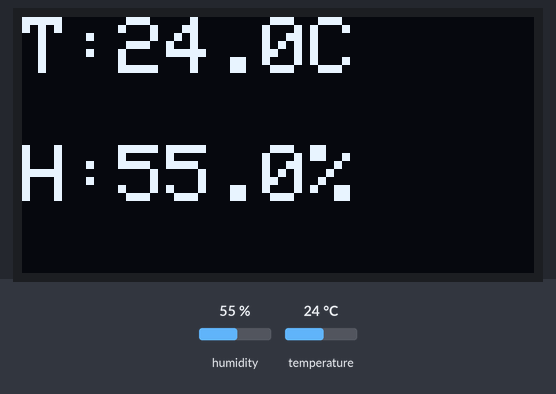
Bench run of a sketch on a simulated ESP32. Shown: 128×64 one-colour display. Wiring (inferred from the names in the program): AHT10/20 sensor at I2C address 0x38. The inputs (shaded band) are chosen by the test bench; at power-on: humidity 55 %, temperature 24 °C. What the sketch prints to the serial monitor is not drawn.

Above: at 1.5 s.
1.6 s: humidity set to 22 %
At 3.5 s:
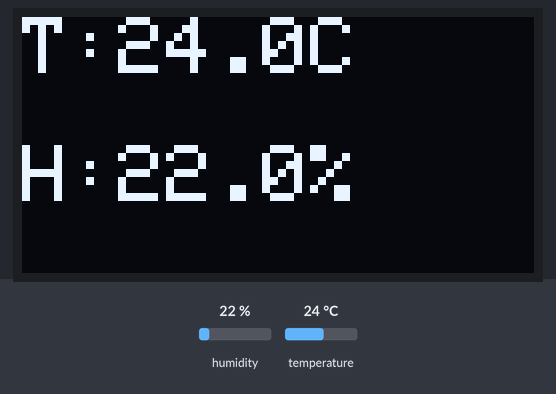
4.2 s: temperature set to 12 °C
At 5.7 s:
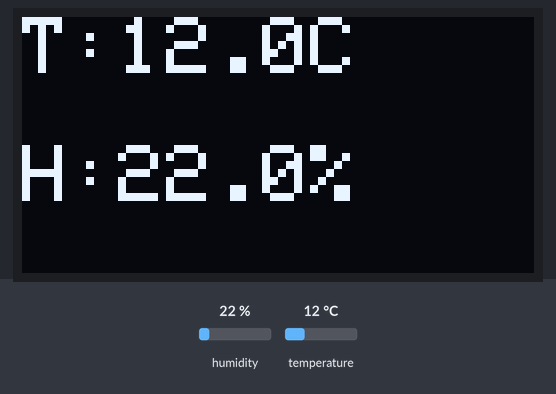
8.5 s: humidity set to 40 %
At 10.1 s:
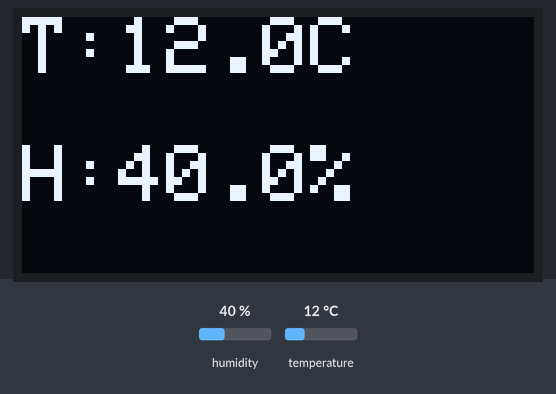
10.8 s: temperature set to 19 °C
At 12.3 s:
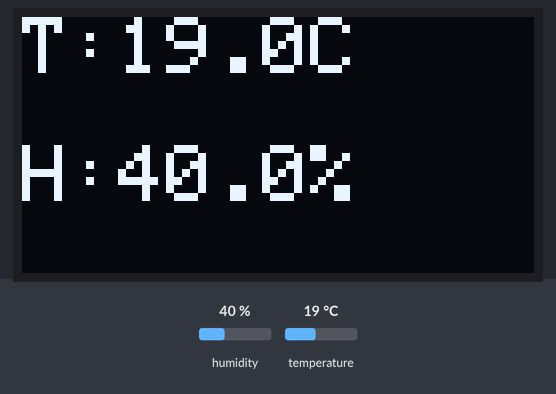
Timing chart, 0 to 13.8 s (numbered marks = the images above; inputs shaded):
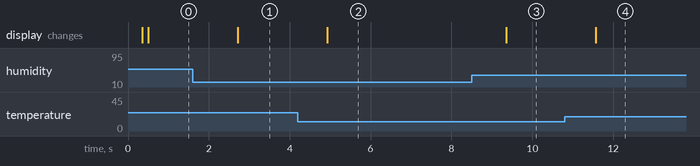

The sketch:

sketch_jul14a.ino
```cpp
#include <Wire.h>
#include <WiFi.h>
#include <WebServer.h>
#include <WebSocketsServer.h>

#include <Adafruit_GFX.h>
#include <Adafruit_SSD1306.h>

// OLED
#define OLED_W 128
#define OLED_H 64
#define OLED_I2C 0x3C

// AHT20
#define AHT20_ADDR 0x38

// I2C pins
#define SDA_PIN 17
#define SCL_PIN 18

Adafruit_SSD1306 oled(OLED_W, OLED_H, &Wire, -1);

// WiFi AP
const char* ssid = "ESP32_AHT20_DEMO";
const char* pass = "12345678";

// network
WebServer http(80);
WebSocketsServer ws(81);

// simple page
const char PAGE[] PROGMEM = R"rawliteral(
<!doctype html>
<html>
<head>
<meta charset="utf-8">
<meta name="viewport" content="width=device-width,initial-scale=1">
<title>AHT20</title>
<style>
body{font-family:sans-serif;padding:20px}
.box{margin:12px 0;padding:14px;border:1px solid #ddd;border-radius:10px}
.val{font-size:40px}
</style>
</head>
<body>

<h2>ESP32 Sensor</h2>

<div class="box">
  <div>Temperature</div>
  <div class="val" id="t">--</div>
</div>

<div class="box">
  <div>Humidity</div>
  <div class="val" id="h">--</div>
</div>

<div id="s">connecting...</div>

<script>
let t = document.getElementById('t');
let h = document.getElementById('h');
let s = document.getElementById('s');

function start(){
  let sock = new WebSocket(`ws://${location.hostname}:81/`);

  sock.onopen = ()=> s.innerText="connected";
  sock.onclose = ()=> { s.innerText="retry..."; setTimeout(start,800); };

  sock.onmessage = (e)=>{
    try{
      let d = JSON.parse(e.data);
      if(d.t!=null) t.innerText=d.t.toFixed(1);
      if(d.h!=null) h.innerText=d.h.toFixed(1);
    }catch{}
  };
}
start();
</script>

</body>
</html>
)rawliteral";


// --- sensor ---

void ahtInit() {
  Wire.beginTransmission(AHT20_ADDR);
  Wire.write(0xBE);
  Wire.write(0x08);
  Wire.write(0x00);
  Wire.endTransmission();
  delay(10);
}

bool ahtRead(float &t, float &h) {
  Wire.beginTransmission(AHT20_ADDR);
  Wire.write(0xAC);
  Wire.write(0x33);
  Wire.write(0x00);
  if (Wire.endTransmission() != 0) return false;

  delay(80);

  Wire.requestFrom(AHT20_ADDR, 6);
  if (Wire.available() != 6) return false;

  uint8_t d[6];
  for (int i = 0; i < 6; i++) d[i] = Wire.read();

  uint32_t rh = (((uint32_t)d[1] << 16) | ((uint32_t)d[2] << 8) | d[3]) >> 4;
  h = rh * 100.0f / 1048576.0f;

  uint32_t rt = (((uint32_t)(d[3] & 0x0F)) << 16) | ((uint32_t)d[4] << 8) | d[5];
  t = rt * 200.0f / 1048576.0f - 50.0f;

  return true;
}


// --- ws debug ---
void wsEvent(uint8_t id, WStype_t type, uint8_t*, size_t) {
  if (type == WStype_CONNECTED) {
    Serial.printf("client %u connected\n", id);
  } else if (type == WStype_DISCONNECTED) {
    Serial.printf("client %u left\n", id);
  }
}


// --- setup ---
void setup() {
  Serial.begin(115200);
  delay(300);

  Wire.begin(SDA_PIN, SCL_PIN);

  if (!oled.begin(SSD1306_SWITCHCAPVCC, OLED_I2C)) {
    Serial.println("OLED fail");
    while (1);
  }

  oled.clearDisplay();
  oled.setTextSize(2);
  oled.setCursor(0, 0);
  oled.print("Boot");
  oled.display();

  ahtInit();

  WiFi.softAP(ssid, pass);
  IPAddress ip = WiFi.softAPIP();

  Serial.println(ip);

  oled.clearDisplay();
  oled.setTextSize(1);
  oled.setCursor(0, 0);
  oled.println("AP ready");
  oled.println(ssid);
  oled.println(ip);
  oled.display();

  http.on("/", []() {
    http.send_P(200, "text/html", PAGE);
  });

  http.begin();

  ws.begin();
  ws.onEvent(wsEvent);
}


// --- loop ---
void loop() {
  http.handleClient();
  ws.loop();

  float t = 0, h = 0;
  bool ok = ahtRead(t, h);

  if (ok) {
    Serial.printf("%.2f C  %.2f %%\n", t, h);
  }

  oled.clearDisplay();
  oled.setTextSize(2);
  oled.setCursor(0, 0);

  oled.print("T:");
  oled.print(ok ? String(t,1) : "--");
  oled.println("C");

  oled.setCursor(0, 32);
  oled.print("H:");
  oled.print(ok ? String(h,1) : "--");
  oled.println("%");

  oled.display();

  if (ok) {
    String msg = String("{\"t\":") + String(t,2) + ",\"h\":" + String(h,2) + "}";
    ws.broadcastTXT(msg);
  }

  delay(1000);
}
```

Measured:
- after the input at 1.6 s, the display: changes after 1.1 s (image 1)
- after the input at 4.2 s, the display: changes after 0.73 s (image 2)
- after the input at 8.5 s, the display: changes after 0.86 s (image 3)
- after the input at 10.8 s, the display: changes after 0.77 s (image 4)
